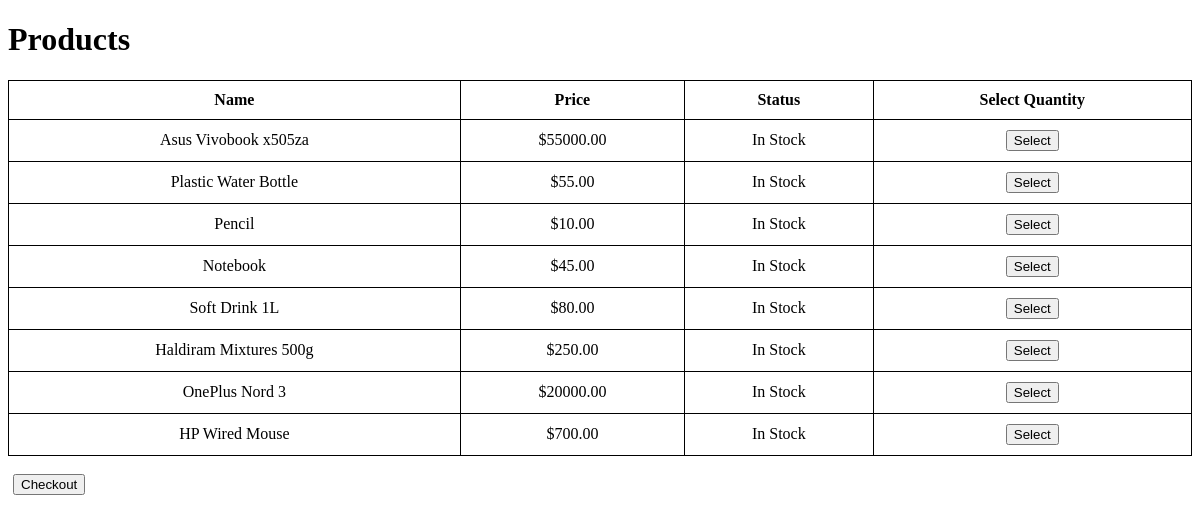
The app's page /customer/products/ with its own data.
### staff/models.py (models this page shows, shortened)
class Inventory(models.Model):
    name = models.CharField(max_length=100)
    price = models.DecimalField(max_digits=10, decimal_places=2)
    quantity = models.PositiveIntegerField()

### customer/views.py (the view)
# urls.py: path("products/", views.products, name="customer_products"),
def products(request):
    all_products = Inventory.objects.all()
    return render(request, 'customer/products.html', {"products": all_products})

### customer/templates/customer/products.html (shortened to what this page needs)
<!DOCTYPE html>
<html>
<head>
</head>
<body>
    <h1>Products</h1>
    <form method="POST" action="{% url 'customer_checkout' %}">
        <table>
            <thead>
                <tr>
                    <th>Name</th>
                    <th>Price</th>
                    <th>Status</th>
                    <th>Select Quantity</th>
                </tr>
            </thead>
            <tbody>
                {% for product in products %}
                <tr>
                    <td>{{ product.name }}</td>
                    <td>${{ product.price }}</td>
                    <td>
                        {% if product.quantity > 0 %}
                            In Stock
                        {% else %}
                            Out of Stock
                        {% endif %}
                    </td>
                    <td>
                        {% if product.quantity > 0 %}
                            <button type="button" id="select_btn_{{ product.id }}" onclick="showQuantityControls('{{ product.id }}')">Select</button>
                        {% else %}
                            N/A
                        {% endif %}
                    </td>
                </tr>
                {% endfor %}
            </tbody>
        </table>
        <br>
        <button type="submit">Checkout</button>
    </form>
</body>
</html>

### customer/templates/customer/products.html (style rules this page uses)
table { border-collapse: collapse; width: 100%; }
th, td { border: 1px solid black; padding: 10px; text-align: center; }
button { margin: 0 5px; }

### records on screen
Inventory: name "Asus Vivobook x505za", price "55000.00", quantity "In Stock"
Inventory: name "Plastic Water Bottle", price "55.00", quantity "In Stock"
Inventory: name "Pencil", price "10.00", quantity "In Stock"
Inventory: name "Notebook", price "45.00", quantity "In Stock"
Inventory: name "Soft Drink 1L", price "80.00", quantity "In Stock"
Inventory: name "Haldiram Mixtures 500g", price "250.00", quantity "In Stock"
Inventory: name "OnePlus Nord 3", price "20000.00", quantity "In Stock"
Inventory: name "HP Wired Mouse", price "700.00", quantity "In Stock"
